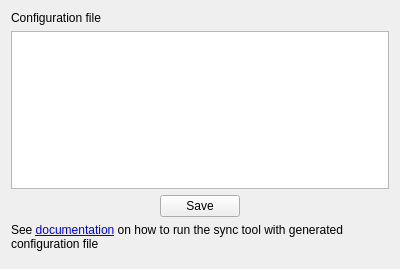
<?xml version="1.0" encoding="UTF-8"?>
<ui version="4.0">
 <class>WizardPage</class>
 <widget class="QWizardPage" name="WizardPage">
  <property name="geometry">
   <rect>
    <x>0</x>
    <y>0</y>
    <width>400</width>
    <height>269</height>
   </rect>
  </property>
  <property name="windowTitle">
   <string>Configuration file</string>
  </property>
  <layout class="QVBoxLayout" name="verticalLayout">
   <item>
    <widget class="QLabel" name="label">
     <property name="text">
      <string>Configuration file</string>
     </property>
    </widget>
   </item>
   <item>
    <widget class="QTextEdit" name="text_config_file">
     <property name="readOnly">
      <bool>true</bool>
     </property>
    </widget>
   </item>
   <item>
    <layout class="QHBoxLayout" name="horizontalLayout">
     <item>
      <spacer name="horizontalSpacer">
       <property name="orientation">
        <enum>Qt::Horizontal</enum>
       </property>
       <property name="sizeHint" stdset="0">
        <size>
         <width>40</width>
         <height>20</height>
        </size>
       </property>
      </spacer>
     </item>
     <item>
      <widget class="QPushButton" name="btn_save_config">
       <property name="text">
        <string>Save</string>
       </property>
      </widget>
     </item>
     <item>
      <spacer name="horizontalSpacer_2">
       <property name="orientation">
        <enum>Qt::Horizontal</enum>
       </property>
       <property name="sizeHint" stdset="0">
        <size>
         <width>40</width>
         <height>20</height>
        </size>
       </property>
      </spacer>
     </item>
    </layout>
   </item>
   <item>
    <widget class="QLabel" name="label_2">
     <property name="text">
      <string>&lt;html&gt;&lt;head/&gt;&lt;body&gt;&lt;p&gt;See &lt;a href=&quot;https://merginmaps.com/docs/dev/dbsync/&quot;&gt;&lt;span style=&quot; text-decoration: underline; color:#0000ff;&quot;&gt;documentation&lt;/span&gt;&lt;/a&gt; on how to run the sync tool with generated configuration file&lt;/p&gt;&lt;/body&gt;&lt;/html&gt;</string>
     </property>
     <property name="wordWrap">
      <bool>true</bool>
     </property>
     <property name="openExternalLinks">
      <bool>true</bool>
     </property>
    </widget>
   </item>
   <item>
    <spacer name="verticalSpacer">
     <property name="orientation">
      <enum>Qt::Vertical</enum>
     </property>
     <property name="sizeHint" stdset="0">
      <size>
       <width>20</width>
       <height>40</height>
      </size>
     </property>
    </spacer>
   </item>
  </layout>
 </widget>
 <resources/>
 <connections/>
</ui>
